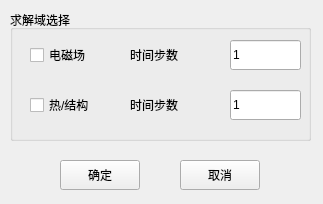
<?xml version="1.0" encoding="UTF-8"?>
<ui version="4.0">
 <class>frmDomain</class>
 <widget class="QMainWindow" name="frmDomain">
  <property name="geometry">
   <rect>
    <x>0</x>
    <y>0</y>
    <width>323</width>
    <height>204</height>
   </rect>
  </property>
  <property name="windowTitle">
   <string>观察域</string>
  </property>
  <widget class="QWidget" name="centralwidget">
   <widget class="QPushButton" name="btnOK">
    <property name="geometry">
     <rect>
      <x>60</x>
      <y>160</y>
      <width>80</width>
      <height>30</height>
     </rect>
    </property>
    <property name="text">
     <string>确定</string>
    </property>
   </widget>
   <widget class="QPushButton" name="btnCancel">
    <property name="geometry">
     <rect>
      <x>180</x>
      <y>160</y>
      <width>80</width>
      <height>30</height>
     </rect>
    </property>
    <property name="text">
     <string>取消</string>
    </property>
   </widget>
   <widget class="QGroupBox" name="gbxDomain">
    <property name="geometry">
     <rect>
      <x>10</x>
      <y>10</y>
      <width>301</width>
      <height>131</height>
     </rect>
    </property>
    <property name="title">
     <string>求解域选择</string>
    </property>
    <widget class="QCheckBox" name="chk1">
     <property name="geometry">
      <rect>
       <x>20</x>
       <y>30</y>
       <width>91</width>
       <height>30</height>
      </rect>
     </property>
     <property name="text">
      <string>电磁场</string>
     </property>
    </widget>
    <widget class="QLabel" name="label_5">
     <property name="geometry">
      <rect>
       <x>120</x>
       <y>30</y>
       <width>91</width>
       <height>30</height>
      </rect>
     </property>
     <property name="text">
      <string>时间步数</string>
     </property>
    </widget>
    <widget class="QLineEdit" name="txtTimeStepNum">
     <property name="geometry">
      <rect>
       <x>220</x>
       <y>30</y>
       <width>71</width>
       <height>30</height>
      </rect>
     </property>
     <property name="text">
      <string>1</string>
     </property>
    </widget>
    <widget class="QCheckBox" name="chk2">
     <property name="geometry">
      <rect>
       <x>20</x>
       <y>80</y>
       <width>81</width>
       <height>30</height>
      </rect>
     </property>
     <property name="text">
      <string>热/结构</string>
     </property>
    </widget>
    <widget class="QLabel" name="label_7">
     <property name="geometry">
      <rect>
       <x>120</x>
       <y>80</y>
       <width>91</width>
       <height>30</height>
      </rect>
     </property>
     <property name="text">
      <string>时间步数</string>
     </property>
    </widget>
    <widget class="QLineEdit" name="txtTimeStepNum2">
     <property name="geometry">
      <rect>
       <x>220</x>
       <y>80</y>
       <width>71</width>
       <height>30</height>
      </rect>
     </property>
     <property name="text">
      <string>1</string>
     </property>
    </widget>
   </widget>
  </widget>
 </widget>
 <tabstops>
  <tabstop>txtTimeStepNum</tabstop>
  <tabstop>btnOK</tabstop>
  <tabstop>btnCancel</tabstop>
 </tabstops>
 <resources/>
 <connections/>
</ui>
